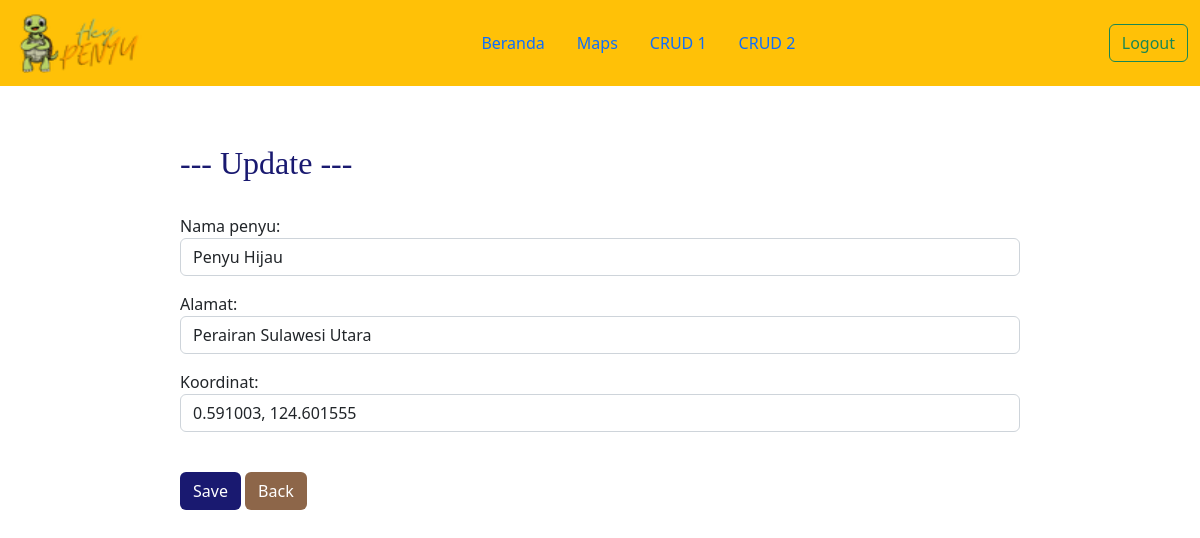
Page /beranda/update/1 (signed in) on the committed database.
### penyu1_app/models.py (models this page shows, shortened)
class Koordinat(models.Model):
    nama_penyu = models.CharField(max_length=100, null=True)
    alamat = models.CharField(max_length=100)
    koordinat = models.CharField(max_length=100)

### penyu1_app/views.py (the view)
# urls.py: path("beranda/update/<int:id_koordinat>", update, name = 'update'),
@login_required(login_url='login')
def update(request, id_koordinat):
    koordinat = Koordinat.objects.get(id = id_koordinat)
    judul = "Update Data"
    template = "update.html"
    if request.POST:
        form = FormKoordinat(request.POST, instance=koordinat)
        if form.is_valid():
            form.save()
            pesan = "Data berhasil diupdate!"
            data = {
                'Title' : "UAS PBO",
                "pesan" : pesan,
                "form" : form,
                "koordinat" : koordinat,
            }
            return render(request, template, data)
    else:
        form = FormKoordinat(instance=koordinat)
        data = {
            'Title' : "UAS PBO",
            'Heading' : "Update Data",
            "form" : form,
            "koordinat" : koordinat,
        }
        return render(request, template, data)

### penyu1_app/forms.py
class FormKoordinat(ModelForm):
    class Meta:
        model = Koordinat
        fields = '__all__'
        widgets = {
            'nama_penyu' : forms.TextInput({'class':'form-control', 'placeholder':'penyu', 'required':'required'}),
            'alamat' : forms.TextInput({'class':'form-control', 'placeholder':'alamat', 'required':'required'}),
            'koordinat' : forms.TextInput({'class':'form-control', 'placeholder':'titik koordinat', 'required':'required'}),
        }

### penyu1_app/templates/update.html (shortened to what this page needs)
{% extends 'base.html' %}
{% block content %}
<br>
<div class="container" style="padding-left: 150px; padding-right: 150px;">
    <form action="{% url 'update' koordinat.id %}" method="post">
        <br><br>
        <h2 style="color: #191970;; font-family: Arial Narrow;">--- Update ---</h2>
        <br>
        {{ form.as_p }}
        <br>
        <input type="submit" value="Save" class="btn" style="background-color: #191970; color: white;">
        <a href="/beranda/" class="btn" style="background-color: #8D6649; color: white;">Back</a>
    </form>
</div>
<br><br>
{% endblock %}

### rows in the picture
Koordinat: nama_penyu "Penyu Hijau", alamat "Perairan Sulawesi Utara", koordinat "0.591003, 124.601555"
